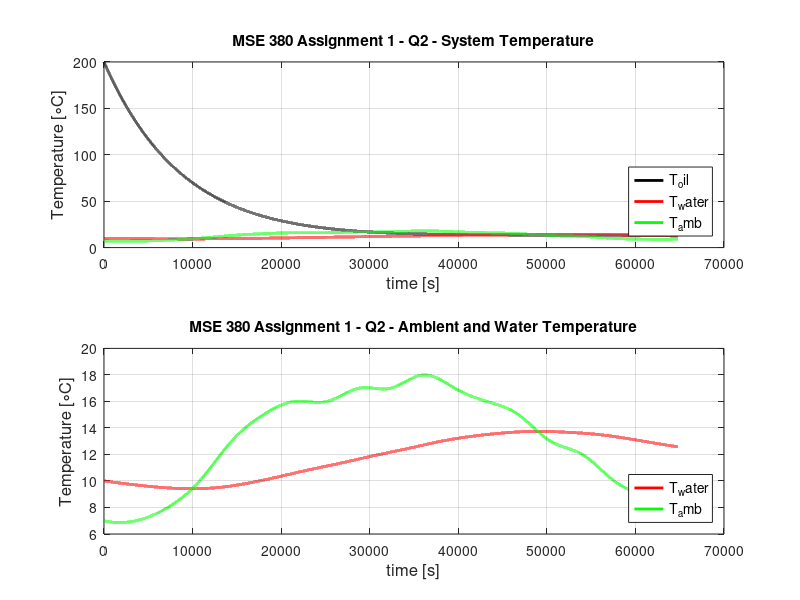

Write MATLAB code to recreate this figure.
close all
%%   Initialize Variables
R = 0.5;        %[m]
r = 0.04;       %[m]
rho_oil = 850;  %[kg/m^3]
c_oil = 1970;   %[J/kgK]
Lc = 1.2;       %[m]
rho_w = 1000;   %[kg/m^3]
c_w = 4190;     %[J/kgK]
h_w = 100;      %[W/Km^2]
k_sp = 1;       %[W/mK]


%%  Initalize and interpolate Ambient Temp

T_amb_discrete=[7 7 8 10 13 15 16 16 17 17 18 17 16 15 13 12 10 9 9];
hours = 0:length(T_amb_discrete)-1;
Time = 0:(length(T_amb_discrete)-1)*3600-1;
T_amb = interp1 (hours,T_amb_discrete,Time/3600,'spline');


%%  Initial Conditions

T0 = [200
      10];

%%  Intialize State Space

%   [dT_oil/dt , dT_w/dt]
A = [-k_sp*(R^2)*3/(r*((R-r)^3)*rho_oil*c_oil)  k_sp*(R^2)*3/(r*((R-r)^3)*rho_oil*c_oil)
     0                                          -h_w*(Lc^2)/(((Lc^3)-(4/3)*pi()*(R^3))*rho_w*c_w)];
 
B = [0
     h_w*(Lc^2)/(((Lc^3)-(4/3)*pi()*(R^3))*rho_w*c_w)];
 
C = [1  0
     0  1];

%%  Simulation

sys = ss(A, B, C, []);
y = lsim(sys, T_amb , Time, T0);

%% Plot Results

figure(1)
subplot(2,1,1)
plot (Time,y(:,1),'k','LineWidth',2)
hold on
plot (Time, y(:,2),'r', 'LineWidth', 2)
hold on
plot (Time, T_amb,'g', 'LineWidth', 2)
grid on
mylegend=legend ('T_oil', 'T_water', 'T_amb')
set (mylegend,'FontSize',10,'Location','SouthEast')
myxlabel=xlabel ('time [s]')
myylabel=ylabel ('Temperature [{\circ}C]')
set (myxlabel,'FontSize',12)
set (myylabel,'FontSize',12)
title('MSE 380 Assignment 1 - Q2 - System Temperature')

subplot(2,1,2)
plot (Time, y(:,2),'r', 'LineWidth', 2)
hold on
plot (Time, T_amb,'g', 'LineWidth', 2)
grid on
mylegend=legend ('T_water', 'T_amb')
set (mylegend,'FontSize',10,'Location','SouthEast')
myxlabel=xlabel ('time [s]')
myylabel=ylabel ('Temperature [{\circ}C]')
set (myxlabel,'FontSize',12)
set (myylabel,'FontSize',12)
title('MSE 380 Assignment 1 - Q2 - Ambient and Water Temperature')
